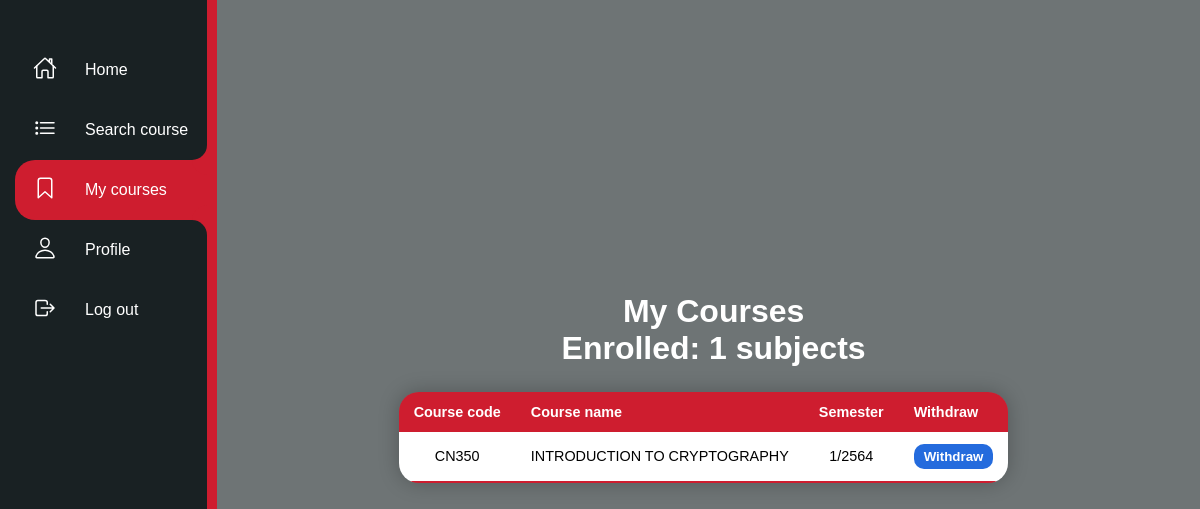
The app's page /registration/ (signed in), older data.
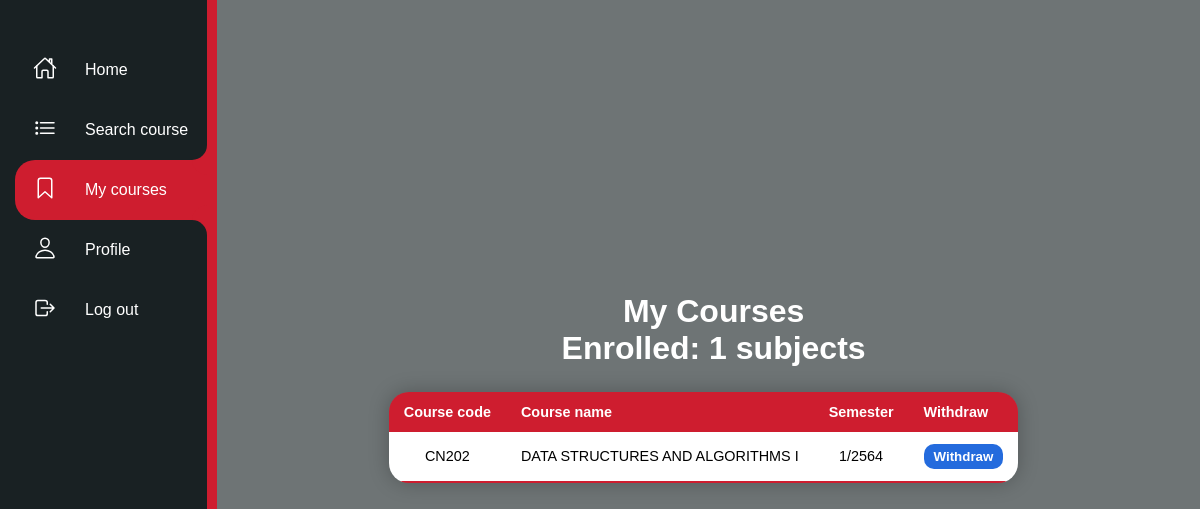
The same page, newer data.
### courses/models.py (models this page shows, shortened)
class Course(models.Model):
    c_code = models.CharField(max_length=5)
    c_name = models.CharField(max_length=150, null = True)
    semester = models.IntegerField()
    a_year = models.IntegerField()
    count_stu = models.IntegerField(default=0)
    max_stu = models.IntegerField()
    status = models.BooleanField(default=True)

class Enroll(models.Model):
    student = models.ForeignKey(Student, null=True, on_delete=models.CASCADE)
    course = models.ForeignKey(Course, null=True, on_delete=models.CASCADE)
    date_created = models.DateTimeField(auto_now_add=True, null=True)

### courses/decorators.py (the view)
	def wrapper_function(request, *args, **kwargs):
		group = None
		if request.user.groups.exists():
			group = request.user.groups.all()[0].name
		if group == 'admin':
			return redirect('courses:indexadmin')
		if group == 'student':
			return view_func(request, *args, **kwargs)

### courses/views.py (called while the page is built)
@login_required(login_url='courses:login')
@student_only
def registration(request):
    my_course = request.user.student.enroll_set.all()
    all_course = Course.objects.all()
    mycourse_count = my_course.count()
    context = {"courses": my_course, "mycourse_count": mycourse_count, "all_c": all_course}
    return render(request, "courses/registration.html", context)

### courses/templates/courses/registration.html (shortened to what this page needs)
{% extends "courses/layout.html" %}
{% load static %}
{% block body %}
<div class="navigation">
        <ul>
            <li class="list">
                <a href="{% url 'courses:index' %}">
                    <span class="icon"><ion-icon name="home-outline"></ion-icon></span>
                    <span class="title">Home</span>
                </a>
            </li>
            <li class="list">
                <a href="{% url 'courses:courses' %}">
                    <span class="icon"><ion-icon name="list-outline"></ion-icon></span>
                    <span class="title">Search course</span>
                </a>
            </li>
            <li class="list active">
                <a href="{% url 'courses:registration' %}">
                    <span class="icon"><ion-icon name="bookmark-outline"></ion-icon></span>
                    <span class="title">My courses</span>
                </a>
            </li>
            <li class="list">
                <a href="{% url 'courses:profile' %}">
                    <span class="icon"><ion-icon name="person-outline"></ion-icon></span>
                    <span class="title">Profile</span>
                </a>
            </li>
            <li class="list">
                <a href="{% url 'courses:logout' %}">
                    <span class="icon"><ion-icon name="log-out-outline"></ion-icon></span>
                    <span class="title">Log out</span>
                </a>
            </li>
        </ul>
    </div>
    <div class="containertable">
        <h1>My Courses</h1>
        <h1>Enrolled: {{mycourse_count}} subjects</h1>
        <div class="table">
        <table class="content-table">
            <thead>
                <tr>
                    <th>Course code</th>
                    <th>Course name</th>
                    <th>Semester</th>
                    <th>Withdraw</th>
                </tr>
            </thead>
            <tbody>
                {% for course in all_c %}
                {% for en_c in courses %}
                    {% if en_c.course == course %}
                    <tr>
                    <td>{{course.c_code}}</td>
                    <td>{{course.c_name}}</td>
                    <td>{{course.semester}}/{{course.a_year}}</td>
                    <form action= "{% url 'courses:delete_course' en_c.id %}" method="POST">
                    <td>
                          <div class="content">
                                <button  type="submit"><a>Withdraw</a></button>
                    </form>
                        </div>
                {% endif %}
               {% endfor %}
               {% endfor %}
    </div>
{% endblock %}

Row changes from the older to the newer data that the page shows:
no longer on this page (row edited): Course: c_code "CN350", c_name "INTRODUCTION TO CRYPTOGRAPHY", semester "1", a_year "2564"
now on this page (row edited): Course: c_code "CN202", c_name "DATA STRUCTURES AND ALGORITHMS I", semester "1", a_year "2564"
